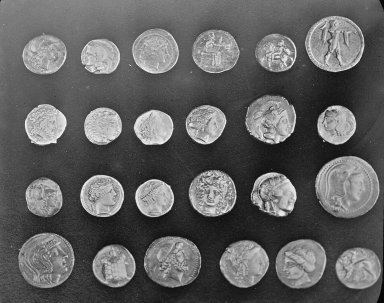
#> input picture skimage.data.coins(), 384 x 303 px
$ jupyter execute --allow-errors nl_segmentacja.ipynb
#> lines starting #> are read from the running program, lines starting #| are printed output that depends on the picture; after the words box and inside, x2 and y2 are one past the last pixel; in counts of white or black regions, pixels touching at a corner belong together; long printed decimals are rounded
[cell 1]
def show2imgs(im1, im2, title1='Obraz pierwszy', title2='Obraz drugi', size=(10,10)):

    import matplotlib.pyplot as plt

    f, (ax1, ax2) = plt.subplots(1,2, figsize=size)
    ax1.imshow(im1, cmap='gray')
    ax1.axis('off')
    ax1.set_title(title1)

    ax2.imshow(im2, cmap='gray')
    ax2.axis('off')
    ax2.set_title(title2)
    plt.show()

### Detekcja krawędzi :: Canny

Udoskonalony filtr Laplace'a opracowany w 1986 r. autorstwa J. Canny. W algorytmie tym pochodne są obliczane  kierunkach $x$ i $y$  po czym z ich kombinacji wyznaczane są cztery pochodne kierunkowe (*gradienty*). Punkty maksymalnych wartości tych pochodnych są potencjalnymi elementami krawędzi. Najważniejszym elementem tego algorytmu jest faza, w której następuje łaczenie pojedynczych pikseli wskazywanych jako elementy krawędzi w kontury.

Formowanie konturów odbywa się w procesie nazywanym progowaniem z histerezą (ang. *hysteresis threshold*). Zalecane proporcje między progami to $2:1$ i $3:1$.

Obliczanie gradientów:

** $L2gradient = True$, wiariant dokładniejszy
$$|grad(x,y)|_{L2} = \sqrt{\frac{dI}{dx}^2 + \frac{dI}{dy}^2}$$

** $L2gradient = False$, wiariant uproszczony
$$|grad(x,y)|_{L2} = \left|\frac{dI}{dx}\right| + \left|\frac{dI}{dy}\right|$$

[cell 2]
import cv2
from skimage import data
import numpy as np

im = data.coins()
#> im is the input picture: shape (303, 384); min 1, max 252, mean 96.9

th = 120
th, bim = cv2.threshold(im, thresh=th, maxval=255, type=cv2.THRESH_BINARY)
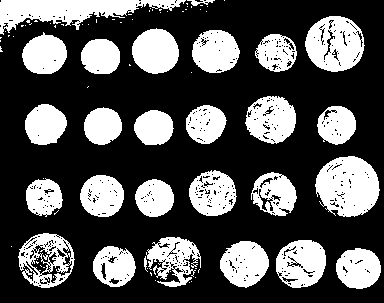
#> bim: shape (303, 384); 32.9% white; 87 white regions (60 under 20 px), largest, box (x1, y1, x2, y2) and area: (0, 0, 186, 35) 3020, (315, 156, 380, 217) 2919, (305, 16, 365, 72) 2356
#> th = 120
print(th)
#| 120.0

element = np.ones((3,3),np.uint8)
mbim = cv2.morphologyEx(bim, op=cv2.MORPH_CLOSE, kernel=element, iterations=3)
#> mbim: shape (303, 384); 36.5% white; 29 white regions (4 under 20 px), largest, box (x1, y1, x2, y2) and area: (0, 0, 215, 52) 3924, (315, 156, 380, 217) 3082, (305, 16, 365, 72) 2600

cim = cv2.Canny(mbim, 200, 250, apertureSize = 5, L2gradient = True)
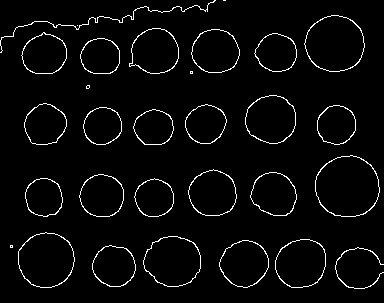
#> cim: shape (303, 384); 3.5% white in thin lines or dots

show2imgs(im, cim, title1='Obraz oryginalny', title2='Obraz po detekcji krawędzi', size=(20,20))
#> in show2imgs, `plt.show()`:
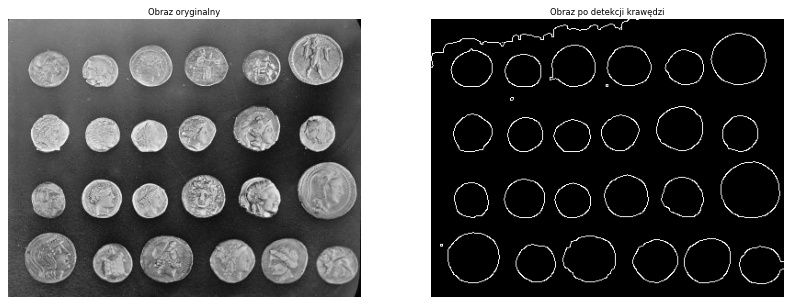
#> figure drawn by matplotlib, 2 panels

[cell 3]
from skimage import io, color, img_as_ubyte

import warnings
warnings.filterwarnings('ignore')

url = 'http://www.lenna.org/lena_std.tif'
#> (the rest of this cell did not finish here and is left out)

[cell 4]
from skimage import io, color, img_as_ubyte, util

import warnings
warnings.filterwarnings('ignore')

url = 'images/pattern1.png'
p = io.imread(url)
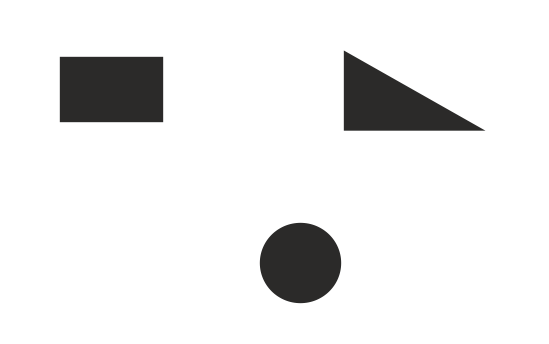
#> input picture task2/pattern1.png, 549 x 344 px, found by its file name
#> p is the input picture: shape (344, 549, 3); mean R, G, B 235.3, 235.2, 235.1
p = color.rgb2gray(p)
#> p: shape (344, 549) float64
p = img_as_ubyte(p)
p = util.invert(p)
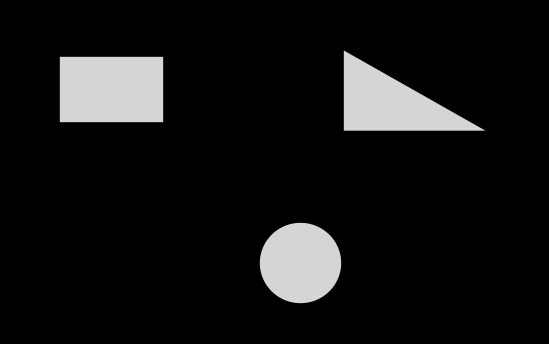
#> p: shape (344, 549); min 0, max 213, mean 19.8

th = 150
th, bp = cv2.threshold(p, thresh=th, maxval=255, type=cv2.THRESH_OTSU)
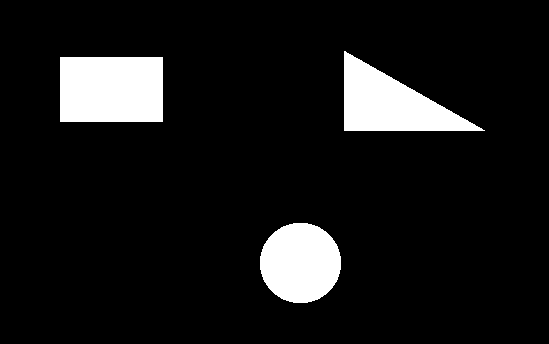
#> bp: shape (344, 549); 9.3% white; 3 white regions, box (x1, y1, x2, y2) and area: (60, 57, 163, 122) 6695, (344, 51, 485, 131) 5713, (260, 223, 341, 303) 5128
#> th = 103
print(th)
#| 103.0

cp = cv2.Canny(bp, threshold1=200, threshold2=250, apertureSize = 5, L2gradient = False)
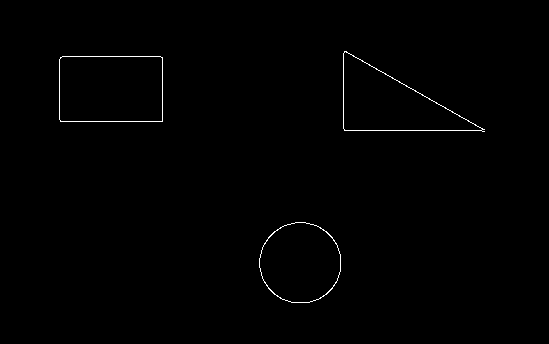
#> cp: shape (344, 549); 0.52% white in thin lines or dots, all inside (x1, y1, x2, y2) = (59, 51, 485, 303)

show2imgs(p, cp, title1='Obraz oryginalny', title2='Obraz po detekcji krawędzi', size=(25,25))

### Transformacja odległościowa

Transformacja odległościowa (ang. *distance transform*) to proces, w ramach którego każdy piksel wejściowy jest ustawiany na wartość równą odległści od najbliższego zerowego piskela w obrazie wejściowym. Wymagane jest przyjęcie pewnej miary odległości.Typowym obrazem wejściowym tej transformacji jest obraz krawędzi.

[cell 5]
icp = util.invert(cp)

dt = cv2.distanceTransform(bp, distanceType=cv2.DIST_L2, maskSize=cv2.DIST_MASK_PRECISE)

show2imgs(bp, dt, title1='Obraz oryginalny', title2='Obraz po detekcji krawędzi', size=(25,25))

[cell 6]
icim = util.invert(cim)
#> icim: shape (303, 384); 96.5% white; black in thin lines or dots

dt = cv2.distanceTransform(bim, distanceType=cv2.DIST_L2, maskSize=cv2.DIST_MASK_PRECISE)
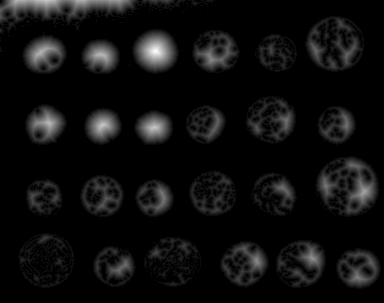
#> dt: shape (303, 384) float32; min 0, max 22.2, mean 1.3; drawn with min black and max white

show2imgs(bim, dt, title1='Obraz oryginalny', title2='Obraz po detekcji krawędzi', size=(25,25))

[cell 7]
from skimage import segmentation

element = np.ones((3,3),np.uint8)
mbim2 = cv2.erode(bim, kernel=element, iterations=0)
show2imgs(bim, mbim2, title1='Obraz oryginalny', title2='Obraz po przekształceniu', size=(10,10))

im_border = segmentation.clear_border(mbim2, buffer_size=1)
#> im_border: shape (303, 384); 30.3% white; 81 white regions (56 under 20 px), largest, box (x1, y1, x2, y2) and area: (315, 156, 380, 217) 2919, (305, 16, 365, 72) 2356, (276, 240, 326, 288) 1759
show2imgs(bim, im_border, title1='Obraz oryginalny', title2='Obraz po przekształceniu', size=(10,10))

element = np.ones((3,3),np.uint8)
mbim2 = cv2.morphologyEx(im_border, op=cv2.MORPH_CLOSE, kernel=element, iterations=3)
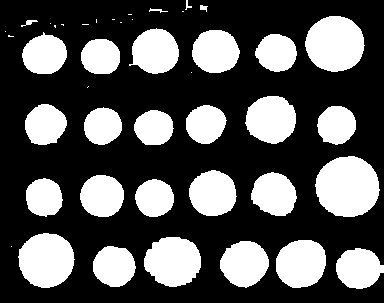
#> mbim2: shape (303, 384); 33.3% white; 43 white regions (15 under 20 px), largest, box (x1, y1, x2, y2) and area: (315, 156, 380, 217) 3082, (305, 16, 365, 72) 2600, (18, 233, 75, 288) 2410
show2imgs(bim, im_border, title1='Obraz oryginalny', title2='Obraz po przekształceniu', size=(10,10))

dt = cv2.distanceTransform(mbim2, distanceType=cv2.DIST_L2, maskSize=cv2.DIST_MASK_PRECISE)
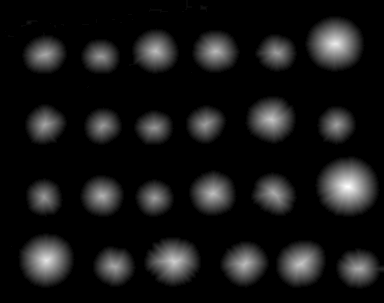
#> dt: shape (303, 384) float32; min 0, max 30.02, mean 2.6; drawn with min black and max white
show2imgs(bim, dt, title1='Obraz oryginalny', title2='Obraz po przekształceniu', size=(10,10))

[cell 8]
print(dt.min(), dt.max())
#| 0.0 30.017
